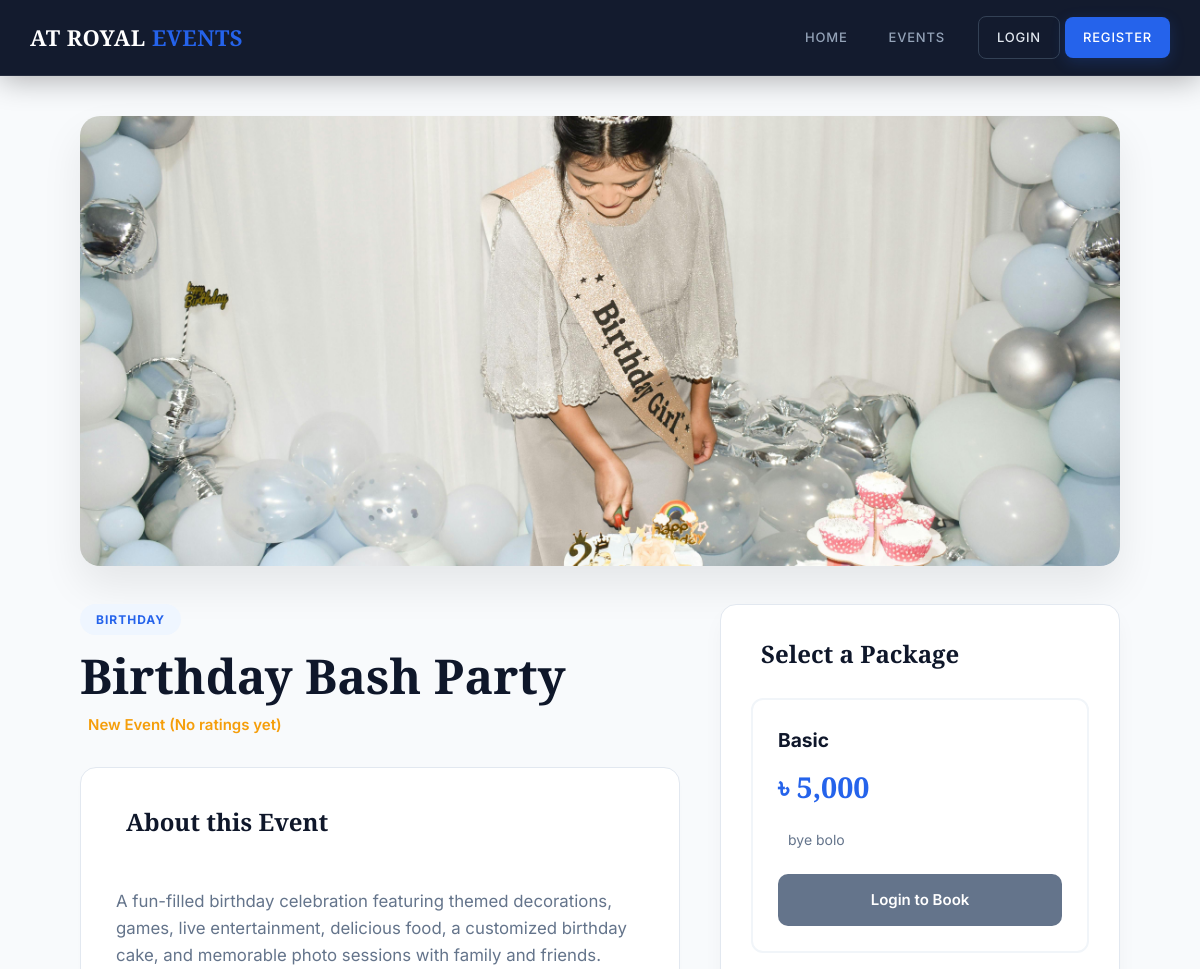
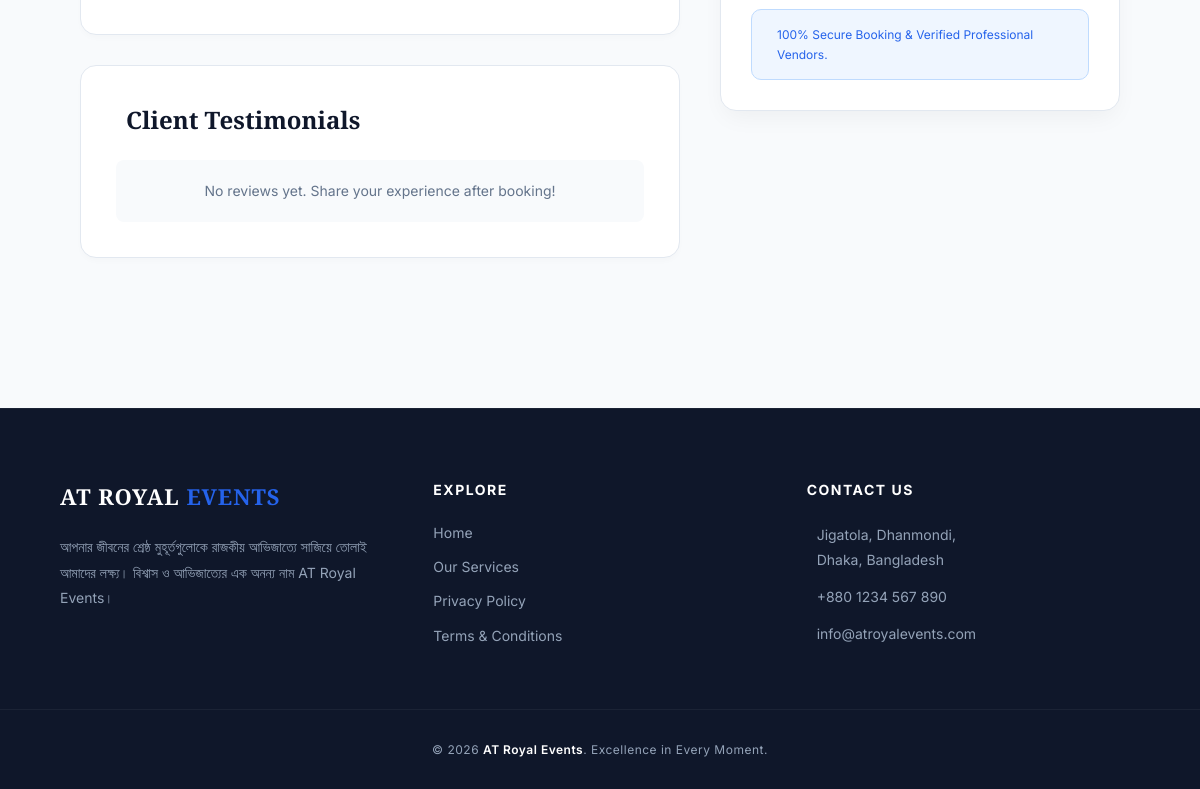
The app's page /views/user/event_details.php?id=5 with its own data (2 pictures, top to bottom).
### tables this page shows
CREATE TABLE `events` (
  `id` int(11) NOT NULL,
  `name` varchar(255) NOT NULL,
  `category` varchar(100) NOT NULL,
  `description` text DEFAULT NULL,
  `image` varchar(255) DEFAULT NULL,
  `created_at` datetime DEFAULT current_timestamp(),
  `status` enum('active','inactive') DEFAULT 'active'
);

CREATE TABLE `packages` (
  `id` int(11) NOT NULL,
  `event_id` int(11) NOT NULL,
  `name` varchar(255) NOT NULL,
  `price` decimal(10,2) NOT NULL,
  `details` text DEFAULT NULL,
  `included_services` text DEFAULT NULL,
  `created_at` datetime DEFAULT current_timestamp()
);

### views/user/event_details.php (the view, shortened to what this page needs)
<?php
require_once('../../config/db_connect.php');
include('../../includes/header.php');
include('../../includes/navbar.php');
$event_id = (int)mysqli_real_escape_string($conn, $_GET['id']);
$res = mysqli_query($conn, "SELECT * FROM events WHERE id=$event_id AND status='active'");
$event = mysqli_fetch_assoc($res);
$img = (!empty($event['image'])) ? "../../uploads/events/".$event['image'] : "https://images.unsplash.com/photo-1511578314322-379afb476865?q=80&w=1200";
$rev_res = mysqli_query($conn, "SELECT r.*, u.name as uname FROM reviews r JOIN users u ON r.user_id=u.id WHERE r.event_id=$event_id ORDER BY r.created_at DESC");
$avg_rating_r = mysqli_query($conn, "SELECT AVG(rating) as avg_r FROM reviews WHERE event_id=$event_id");
$avg_r = mysqli_fetch_assoc($avg_rating_r)['avg_r'];
?>
<!DOCTYPE html>
<html lang="en">
<head>
    <link rel="stylesheet" href="https://cdn.jsdelivr.net/npm/@tabler/icons-webfont@latest/tabler-icons.min.css">
</head>
<body>
<div class="container">
    <img src="<?php echo htmlspecialchars($img); ?>" class="event-banner" alt="Event Banner">
    <div class="event-layout">
        <div class="main-content">
            <span class="category-tag"><?php echo htmlspecialchars($event['category']); ?></span>
            <h1 class="event-title"><?php echo htmlspecialchars($event['name']); ?></h1>
            <div class="rating-summary">
                <span><?php echo $avg_r ? number_format($avg_r, 1) . ' / 5.0' : 'New Event (No ratings yet)'; ?></span>
            </div>
            <div class="description-card">
                <h3 class="section-title"><i class="ti ti-info-circle" style="color:var(--blue);"></i> About this Event</h3>
                <p style="color: var(--gray); white-space: pre-line; font-size: 1.05rem;">
                    <?php echo htmlspecialchars($event['description']); ?>
                </p>
            </div>
            <div class="description-card">
                <h3 class="section-title"><i class="ti ti-message-circle-2" style="color:var(--blue);"></i> Client Testimonials</h3>
                <?php if($rev_res && mysqli_num_rows($rev_res) > 0):
                    while($rv = mysqli_fetch_assoc($rev_res)): ?>
                    <div style="border-bottom: 1px solid #f1f5f9; padding: 20px 0;">
                        <div style="font-weight: 600; font-size: 15px; color: var(--dark);"><?php echo htmlspecialchars($rv['uname']); ?></div>
                        <div style="color: #f59e0b; font-size: 13px; margin: 5px 0 10px;">
                            <?php echo str_repeat('★', (int)$rv['rating']) . str_repeat('☆', 5 - (int)$rv['rating']); ?>
                        </div>
                        <p style="font-size: 14px; color: var(--gray); margin:0; font-style: italic;">"<?php echo htmlspecialchars($rv['comment']); ?>"</p>
                    </div>
                <?php endwhile; else: ?>
                    <p style="color: var(--gray); font-size: 14px; background: #f8fafc; padding: 20px; border-radius: 8px; text-align: center;">No reviews yet. Share your experience after booking!</p>
                <?php endif; ?>
            </div>
        </div>
        <div class="sidebar">
            <div class="sidebar-inner">
                <h3 class="section-title" style="margin-bottom: 25px;"><i class="ti ti-packages" style="color:var(--blue);"></i> Select a Package</h3>
                <?php
                $pkg_query = "SELECT * FROM packages WHERE event_id = $event_id ORDER BY price ASC";
                $pkgs = mysqli_query($conn, $pkg_query);
                if($pkgs && mysqli_num_rows($pkgs) > 0):
                    while($pkg = mysqli_fetch_assoc($pkgs)): ?>
                    <div class="pkg-box">
                        <div class="pkg-name"><?php echo htmlspecialchars($pkg['name']); ?></div>
                        <div class="pkg-price">৳ <?php echo number_format($pkg['price']); ?></div>
                        <ul class="pkg-list">
                            <?php
                            $services = array_map('trim', explode(',', $pkg['included_services']));
                            foreach($services as $service):
                                if(!empty($service)): ?>
                                    <li><i class="ti ti-circle-check"></i> <span><?php echo htmlspecialchars($service); ?></span></li>
                            <?php endif; endforeach; ?>
                        </ul>
                        <?php if(isset($_SESSION['user_id'])): ?>
                            <a href="booking_form.php?package_id=<?php echo $pkg['id']; ?>" class="btn-book">Select & Book</a>
                        <?php else: ?>
                            <a href="../auth/login.php" class="btn-book" style="background: var(--gray);">Login to Book</a>
                        <?php endif; ?>
                    </div>
                <?php endwhile; endif; ?>
                <div style="margin-top: 25px; padding: 15px; background: #eff6ff; border-radius: 10px; font-size: 12px; color: var(--blue); border: 1px solid #bfdbfe; display: flex; align-items: center; gap: 10px;">
                    <span>100% Secure Booking & Verified Professional Vendors.</span>
                </div>
            </div>
        </div>
    </div>
</div>
<?php include('../../includes/footer.php'); ?>
</body>
</html>

### assets/css/style.css (style rules this page uses)
:root { --primary: #6c5ce7; --secondary: #a29bfe; --dark: #2d3436; --light: #f9f9f9; }
body { font-family: 'Segoe UI', sans-serif; margin: 0; background: var(--light); }
.container { width: 90%; max-width: 1200px; margin: auto; padding: 20px; }

### includes/header.php (style rules this page uses)
:root { --primary-blue: #2563eb; --dark-navy: #0f172a; --slate-600: #475569; --slate-500: #64748b; --bg-light: #f8fafc; --sidebar-width: 240px; }
* { box-sizing: border-box; margin: 0; padding: 0; }
body { font-family: 'Inter', sans-serif; background-color: var(--bg-light); color: var(--dark-navy); line-height: 1.6; overflow-x: hidden; }

### includes/navbar.php (style rules this page uses)
:root { --nav-bg: #0f172a; --nav-accent: #2563eb; --nav-text: #94a3b8; --nav-hover: #ffffff; }

### views/user/event_details.php (style rules this page uses)
:root { --blue: #2563eb; --blue-hover: #1d4ed8; --dark: #0f172a; --gray: #64748b; --bg: #f8fafc; --white: #ffffff; }
body { font-family: 'Inter', sans-serif; background: var(--bg); color: var(--dark); line-height: 1.6; margin: 0; }
.container { max-width: 1200px; margin: 0 auto; padding: 40px 20px; }
.event-layout { display: grid; grid-template-columns: 1fr 400px; gap: 40px; }
.event-banner { width: 100%; height: 450px; object-fit: cover; border-radius: 20px; margin-bottom: 30px; box-shadow: 0 20px 40px rgba(0,0,0,0.08); }
.category-tag { display: inline-block; background: #eff6ff; color: var(--blue); padding: 6px 16px; border-radius: 30px; font-size: 12px; font-weight: 700; text-transform: uppercase; margin-bottom: 15px; letter-spacing: 1px; }
.event-title { font-family: 'Playfair Display', serif; font-size: clamp(2.5rem, 4vw, 3.5rem); margin: 0 0 10px; line-height: 1.1; }
.rating-summary { display: flex; align-items: center; gap: 8px; color: #f59e0b; margin-bottom: 30px; font-weight: 600; font-size: 15px; }
.description-card { background: var(--white); padding: 35px; border-radius: 16px; border: 1px solid #e2e8f0; margin-bottom: 30px; box-shadow: 0 4px 6px -1px rgba(0,0,0,0.02); }
.section-title { font-family: 'Playfair Display', serif; font-size: 1.5rem; font-weight: 700; margin: 0 0 20px; display: flex; align-items: center; gap: 10px; color: var(--dark); }
.sidebar { position: relative; }
.sidebar-inner { background: var(--white); border-radius: 16px; border: 1px solid #e2e8f0; padding: 30px; position: sticky; top: 30px; box-shadow: 0 10px 25px -5px rgba(0,0,0,0.05); }
.pkg-box { border: 2px solid #f1f5f9; border-radius: 12px; padding: 25px; margin-bottom: 20px; transition: all 0.3s ease; position: relative; overflow: hidden; }
.pkg-name { font-size: 1.2rem; font-weight: 700; margin-bottom: 8px; color: var(--dark); }
.pkg-price { font-size: 1.8rem; font-weight: 700; color: var(--blue); margin-bottom: 20px; font-family: 'Playfair Display', serif; }
.pkg-list { font-size: 14px; color: var(--gray); margin-bottom: 25px; list-style: none; padding: 0; }
.pkg-list li { margin-bottom: 10px; display: flex; align-items: flex-start; gap: 10px; line-height: 1.4; }
.btn-book { display: block; width: 100%; text-align: center; background: var(--dark); color: var(--white); padding: 14px; border-radius: 10px; text-decoration: none; font-weight: 600; transition: 0.3s; font-size: 15px; }

### records on screen
events: image (picture), category "BIRTHDAY", name "Birthday Bash Party", description "A fun-filled birthday celebration featuring themed decorations, games, live entertainment, delicious food, a customized birthday cake, and memorable photo sessions with family and friends."
packages: name "Basic", price "5,000", included_services "bye bolo"
